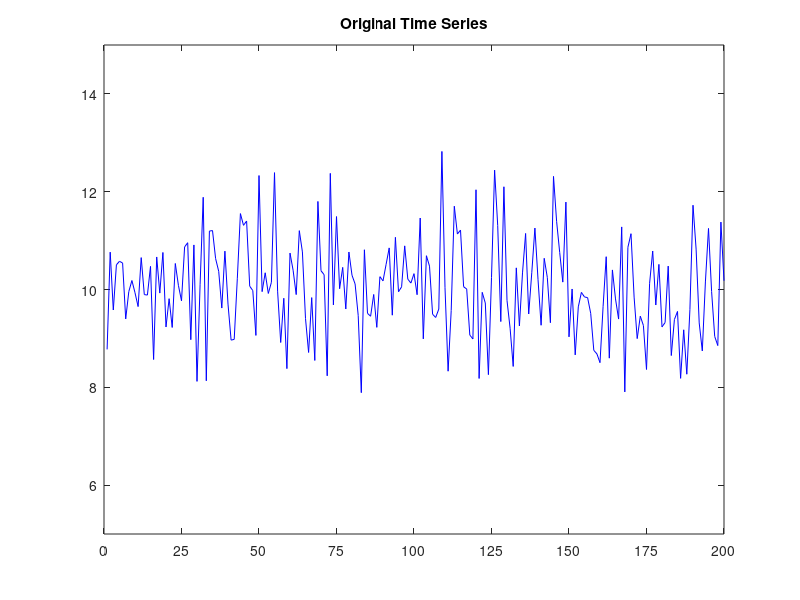

Here is the MATLAB script that generated this plot: (Note: this script raises an error after producing the figure.)
% Code inspired by Professor Daniel Rowe
% Based on TimeStatsToy.m and IntroTimeStats.m
clear; clc;

% time series statistics with convolution
rng('default')
printfigs=0;

n=200;
mu=10;
sigma2=1;

x=sqrt(sigma2)*randn([1,n])+mu;

xbar=mean(x)
s2x=var(x)

figure;
plot(x,'b')
xlim([0,n]),ylim([5,15])
set(gca,'xtick',[0:n/8:n])
title('Original Time Series')
if (printfigs==1)
    print(gcf,'-dtiffn','-r100','xplot')
end

figure;
histogram(x,25)
xlim([5,15]),ylim([0,25])
title('Histogram of Original Time Series')
if (printfigs==1)
    print(gcf,'-dtiffn','-r100','xHistogram')
end

% 3-point kernel
kernel=[1/4,1/2,1/4];
k=length(kernel);

ywrap=[x(1,n),x,x(1,1)];
w=zeros(1,n+(k-1)/2);
for i=1+(k-1)/2:n+(k-1)/2
    w(1,i)=sum(ywrap(1,i-1:i+1).*kernel);
end
w=w(1,1+(k-1)/2:n+(k-1)/2);

wbar=mean(w)
s2w=var(w)

figure;
plot(x,'b')
hold on
plot(w,'r')
xlim([0,n]),ylim([5,15])
set(gca,'xtick',[0:n/8:n])
title('Original (blue) and Convolved (red) Time Series')
legend('Original','Convolved')
if (printfigs==1)
    print(gcf,'-dtiffn','-r100','xwSmplot')
end

figure;
histogram(w,25)
xlim([5,15]),ylim([0,25])
title('Histogram of Convolved Time Series')
if (printfigs==1)
    print(gcf,'-dtiffn','-r100','wHistogram')
end

% Matrix version of convolution (following TimeStatsToy.m approach)
a=[1/4,1/2,1/4,zeros(1,n-k)];
A=zeros(n,n);
for i=1:n
    A(i,:)=circshift(a,i-(k-1)/2-1);
end

figure;
imagesc(A,[0,1/2])
colormap(gray), axis image, axis off
title('Convolution Matrix A')
if (printfigs==1)
    print(gcf,'-dtiffn','-r100','Amat')
end

% Matrix version
u=A*x';

figure;
plot(x,'b')
hold on
plot(w,'r')
plot(u,'k--')
xlim([0,n]),ylim([5,15])
set(gca,'xtick',[0:n/8:n])
title('Comparison: Direct (red) vs Matrix (black dashed) Convolution')
legend('Original','Direct Conv','Matrix Conv')
if (printfigs==1)
    print(gcf,'-dtiffn','-r100','convComparison')
end

% autocorrelation
numlags=20;

% Sample autocorrelation
lagcorx=zeros(numlags,1); lagcovx=zeros(numlags,1);
lagcorw=zeros(numlags,1); lagcovw=zeros(numlags,1);

for t=1:numlags
    xx=circshift(x,t);
    temp=corrcoef(x,xx);
    lagcorx(t,1)=temp(1,2);
    temp=cov(x,xx);
    lagcovx(t,1)=temp(1,2);
    
    ww=circshift(w,t);
    temp=corrcoef(w,ww);
    lagcorw(t,1)=temp(1,2);
    temp=cov(w,ww);
    lagcovw(t,1)=temp(1,2);
end

% Display autocorrelation results
fprintf('\nAutocorrelation Results:\n')
fprintf('Lag\tCorr(x)\tCorr(w)\tCov(x)\tCov(w)\n')
for i=1:min(10,numlags)
    fprintf('%d\t%.4f\t%.4f\t%.4f\t%.4f\n', i, lagcorx(i), lagcorw(i), lagcovx(i), lagcovw(i))
end

figure;
plot(1:numlags, lagcorx, 'b-o', 'LineWidth', 2)
hold on
plot(1:numlags, lagcorw, 'r-s', 'LineWidth', 2)
xlim([1,numlags]), ylim([-0.2,1])
xlabel('Lag'), ylabel('Autocorrelation')
title('Autocorrelation Functions')
legend('Original x', 'Convolved w')
grid on
if (printfigs==1)
    print(gcf,'-dtiffn','-r100','autocorr')
end

% Deconvolution
Ainv=pinv(A);

figure;
imagesc(Ainv,[-10,10])
colormap(gray), axis image, axis off
title('Deconvolution Matrix (pseudo-inverse of A)')
if (printfigs==1)
    print(gcf,'-dtiffn','-r100','Ainv')
end


figure;
imagesc(Ainv*A,[-1,1])
colormap(gray), axis image, axis off
title('Ainv*A (should approximate identity)')
if (printfigs==1)
    print(gcf,'-dtiffn','-r100','AinvA')
end

v=Ainv*w';

figure;
plot(x,'b', 'LineWidth', 2)
hold on
plot(w,'r', 'LineWidth', 2)
plot(v,'color',[0.4660 0.6740 0.1880], 'LineWidth', 2)
xlim([0,n]),ylim([5,15])
set(gca,'xtick',[0:n/8:n])
title('Time Series: Original, Convolved, and Deconvolved')
legend('Original x', 'Convolved w', 'Deconvolved v')
if (printfigs==1)
    print(gcf,'-dtiffn','-r100','xwvplot')
end

vbar=mean(v)
s2v=var(v)

figure;
histogram(x,25,'FaceAlpha',0.5,'DisplayName','Original')
hold on
histogram(w,25,'FaceAlpha',0.5,'DisplayName','Convolved')
histogram(v,25,'FaceAlpha',0.5,'DisplayName','Deconvolved')
xlim([5,15])
title('Histogram Comparison')
legend
if (printfigs==1)
    print(gcf,'-dtiffn','-r100','histComparison')
end

AAt=A*A';
fprintf('\nConvolution induces covariance structure:\n')
fprintf('AAt(1:5,1:5) =\n')
disp(AAt(1:5,1:5))

figure;
imagesc(AAt,[0,max(AAt(:))])
colormap(gray), axis image, axis off
title('Induced Covariance Matrix AA^T')
if (printfigs==1)
    print(gcf,'-dtiffn','-r100','AAt')
end